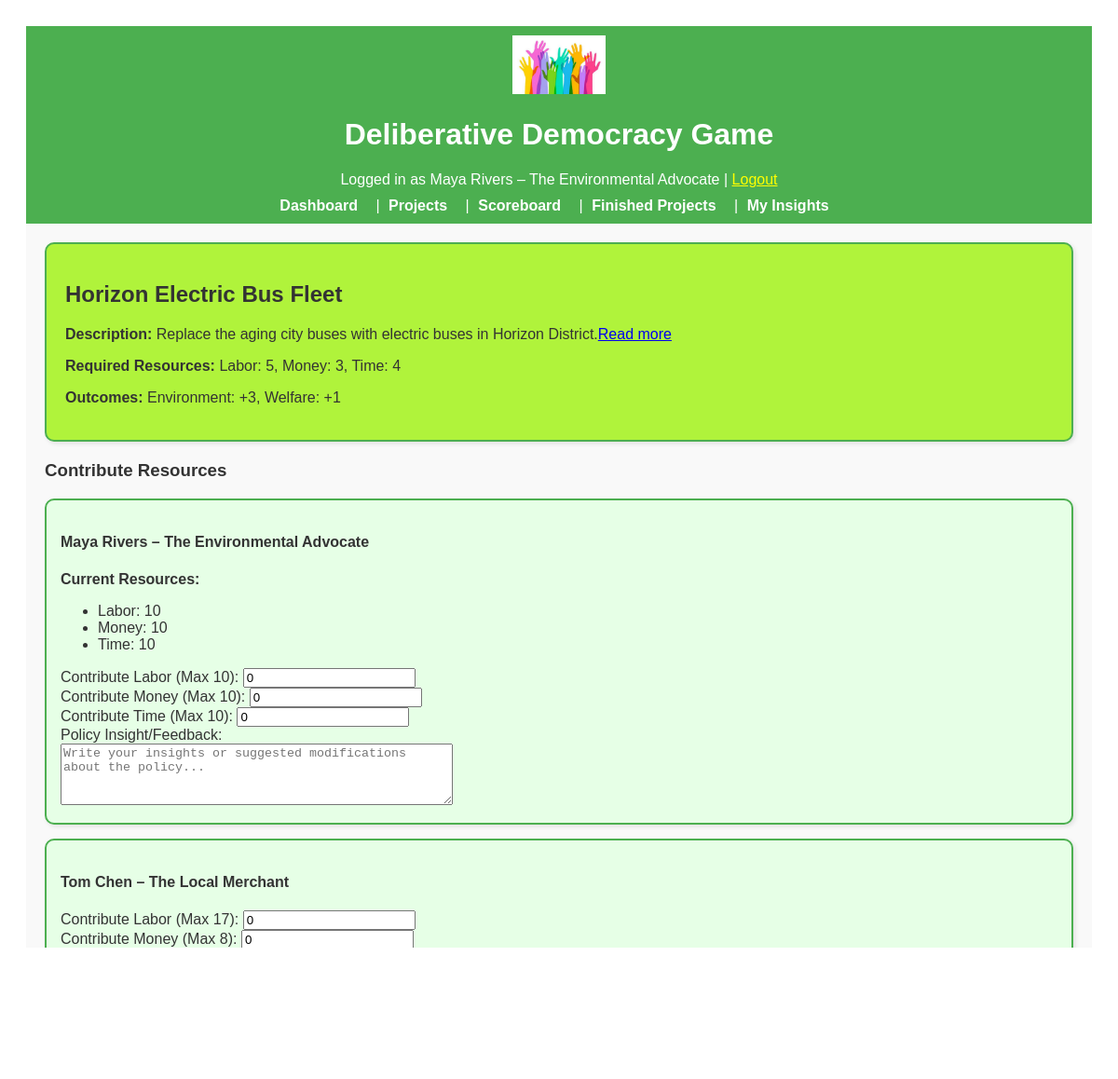
Before: /project/3 (signed in, upper part) with the older database file.
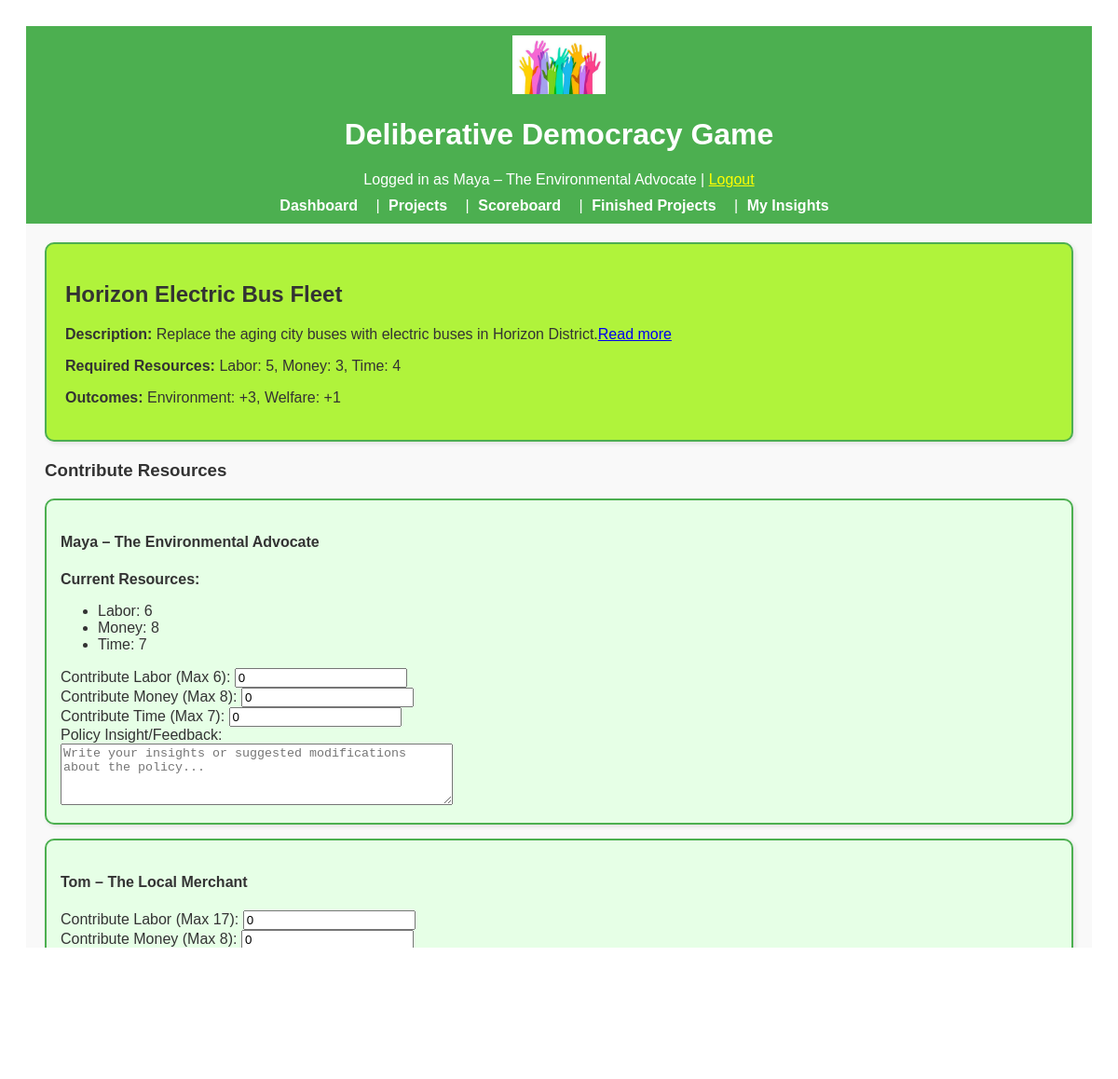
After: the same page with the newer database file.
### app/models.py (models this page shows, shortened)
class User(UserMixin, db.Model):
    __tablename__ = "users"
    id = db.Column(db.Integer, primary_key=True)
    character_name = db.Column(db.String(64), unique=True, nullable=False)
    interests = db.Column(db.Text, nullable=True)
    utility_criteria = db.Column(db.Text, nullable=True)
    starting_resources = db.Column(db.Text, nullable=True)
    reading = db.Column(db.Text, nullable=True)
    environment = db.Column(db.Integer, default=0, nullable=True)
    money = db.Column(db.Integer, default=0, nullable=True)
    involvement = db.Column(db.Integer, default=0, nullable=True)
    welfare = db.Column(db.Integer, default=0, nullable=True)
    resources = db.relationship("Resource", backref="user", lazy=True)
    metrics = db.relationship("Metric", backref="user", lazy=True)

class Resource(db.Model):
    __tablename__ = "resources"
    id = db.Column(db.Integer, primary_key=True)
    type = db.Column(db.String(64), nullable=False)  # 'Time', 'Money', 'Labor'
    amount = db.Column(db.Integer, default=0, nullable=False)
    user_id = db.Column(db.Integer, db.ForeignKey("users.id"), nullable=False)

### app/routes.py (the view, shortened to what this page needs)
@main.route("/project/<int:project_id>", methods=["GET", "POST"])
@login_required
def project_detail(project_id):
    project = Project.query.get_or_404(project_id)
    users = User.query.all()
    required_resources = parse_resources(project.required_resources)
    user_insights = {}
    user_metric_updates = {}
    if project.personal_metric_updates:
        for user_id, updates in project.personal_metric_updates.items():
            user_metric_updates[user_id] = {
                metric: int(value) for metric, value in updates.items()
            }
    return render_template(
        "project_detail.html",
        project=project,
        users=users,
        user_insights=user_insights,
        user_metric_updates=user_metric_updates,
    )

### app/routes.py (called while the page is built)
@login_manager.user_loader
def load_user(user_id):
    return User.query.get(int(user_id))

### app/utils.py (called while the page is built)
def parse_resources(resource_string):
    resource_dict = {}
    resources = resource_string.split(", ")
    for resource in resources:
        if ": " in resource:
            key, value = resource.split(": ")
            resource_dict[key.lower()] = int(value)
    return resource_dict

### app/templates/project_detail.html (shortened to what this page needs)
{% extends "base.html" %}
{% block content %}
<div class="project-detail-box">
    <h2>{{ project.name }}</h2>
    <p><strong>Description:</strong> {{ project.description | safe }}</p>
    <p><strong>Required Resources:</strong> {{ project.required_resources }}</p>
    <p><strong>Outcomes:</strong> {{ project.outcomes }}</p>
</div>
<form method="POST">
    <h3>Contribute Resources</h3>
    {% for user in users %}
    <div class="user-box">
        <h4>{{ user.character_name }}</h4>
        {% if user.id == current_user.id %}
        <p><strong>Current Resources:</strong></p>
        <ul>
            {% set user_resources = user.resources | groupby('type') %}
            {% for resource_type, resources in user_resources %}
            <li>{{ resource_type }}: {{ resources[0].amount }}</li>
            {% endfor %}
        </ul>
        {% endif %}
        <label>Contribute Labor (Max {{ user.resources | selectattr('type', 'equalto', 'Labor') |
            map(attribute='amount') | sum }}):</label>
        <input type="number" name="contribute_labor_{{ user.id }}" min="0" value="0"><br>
        <label>Contribute Money (Max {{ user.resources | selectattr('type', 'equalto', 'Money') |
            map(attribute='amount') | sum }}):</label>
        <input type="number" name="contribute_money_{{ user.id }}" min="0" value="0"><br>
        <label>Contribute Time (Max {{ user.resources | selectattr('type', 'equalto', 'Time') |
            map(attribute='amount') | sum }}):</label>
        <input type="number" name="contribute_time_{{ user.id }}" min="0" value="0"><br>
        <label>Policy Insight/Feedback:</label><br>
        <textarea name="policy_insight_{{ user.id }}" rows="4" cols="50"
            placeholder="Write your insights or suggested modifications about the policy...">{{ user_insights[user.id] if user_insights else '' }}</textarea><br>
    </div>
    {% endfor %}
</form>
{% endblock %}

### app/templates/base.html (shortened to what this page needs)
<!DOCTYPE html>
<html lang="en">
<head>
    <link rel="stylesheet" href="{{ url_for('static', filename='css/styles.css') }}">
</head>
<body>
    <header style="background-color: #4CAF50; padding: 10px; color: white; text-align: center;">
        <img src="{{ url_for('static', filename='images/logo.png') }}" alt="Game Logo"
            style="width: 100px; height: auto;">
        <h1>Deliberative Democracy Game</h1>
        {% if current_user.is_authenticated %}
        <p style="margin: 0;">Logged in as {{ current_user.character_name }} | <a href="{{ url_for('main.logout') }}"
                style="color: yellow;">Logout</a></p>
        {% endif %}
        <nav style="margin-top: 10px;">
            <a href="{{ url_for('main.dashboard') }}" style="color: white; padding: 5px;">Dashboard</a> |
            <a href="{{ url_for('main.project_list') }}" style="color: white; padding: 5px;">Projects</a> |
            <a href="{{ url_for('main.score_board') }}" style="color: white; padding: 5px;">Scoreboard</a> |
            <a href="{{ url_for('main.finished_projects') }}" style="color: white; padding: 5px;">Finished Projects</a>
            |
            <a href="{{ url_for('main.insight') }}" style="color: white; padding: 5px;">My Insights</a>
        </nav>
    </header>
    <main style="padding: 20px; background-color: #f9f9f9;">
        {% block content %}{% endblock %}
    </main>
</body>
</html>

Changed rows visible on the page:
changed User: character_name "Maya Rivers – The Environmental Advocate" → "Maya – The Environmental Advocate"; resources|selectattr "10" → "6"; resources|selectattr "10" → "8"; resources|selectattr "10" → "7"
changed Resource "Labor": amount "10" → "6"
changed Resource "Money": amount "10" → "8"
changed Resource "Time": amount "10" → "7"
changed User: character_name "Tom Chen – The Local Merchant" → "Tom – The Local Merchant"
